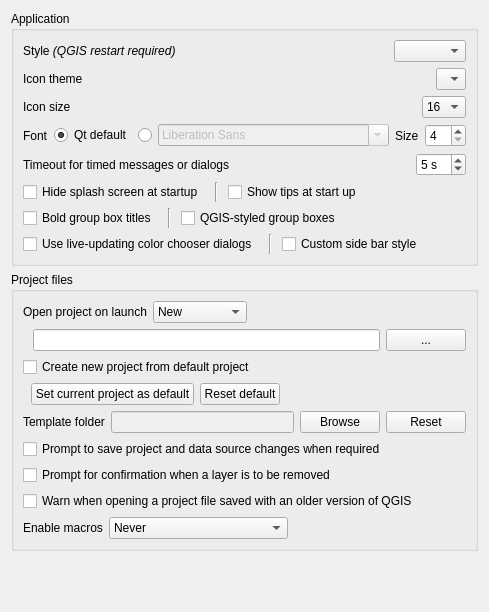
             <widget class="QWidget" name="mOptionsScrollAreaContents_01">
              <property name="geometry">
               <rect>
                <x>0</x>
                <y>0</y>
                <width>441</width>
                <height>612</height>
               </rect>
              </property>
              <layout class="QVBoxLayout" name="verticalLayout_28">
               <item>
                <widget class="QgsCollapsibleGroupBox" name="groupBox">
                 <property name="title">
                  <string>Application</string>
                 </property>
                 <layout class="QVBoxLayout" name="verticalLayout_2">
                  <item>
                   <layout class="QHBoxLayout" name="horizontalLayout_9">
                    <property name="topMargin">
                     <number>0</number>
                    </property>
                    <item>
                     <widget class="QLabel" name="label_18">
                      <property name="text">
                       <string>Style &lt;i&gt;(QGIS restart required)&lt;/i&gt;</string>
                      </property>
                     </widget>
                    </item>
                    <item>
                     <spacer name="horizontalSpacer_7">
                      <property name="orientation">
                       <enum>Qt::Horizontal</enum>
                      </property>
                      <property name="sizeHint" stdset="0">
                       <size>
                        <width>40</width>
                        <height>20</height>
                       </size>
                      </property>
                     </spacer>
                    </item>
                    <item>
                     <widget class="QComboBox" name="cmbStyle"/>
                    </item>
                   </layout>
                  </item>
                  <item>
                   <layout class="QHBoxLayout" name="horizontalLayout_3">
                    <item>
                     <widget class="QLabel" name="textLabel1_4">
                      <property name="sizePolicy">
                       <sizepolicy hsizetype="Fixed" vsizetype="Fixed">
                        <horstretch>0</horstretch>
                        <verstretch>0</verstretch>
                       </sizepolicy>
                      </property>
                      <property name="text">
                       <string>Icon theme</string>
                      </property>
                     </widget>
                    </item>
                    <item>
                     <spacer name="horizontalSpacer_2">
                      <property name="orientation">
                       <enum>Qt::Horizontal</enum>
                      </property>
                      <property name="sizeHint" stdset="0">
                       <size>
                        <width>40</width>
                        <height>20</height>
                       </size>
                      </property>
                     </spacer>
                    </item>
                    <item>
                     <widget class="QComboBox" name="cmbTheme">
                      <property name="duplicatesEnabled">
                       <bool>false</bool>
                      </property>
                      <item>
                       <property name="text">
                        <string/>
                       </property>
                      </item>
                     </widget>
                    </item>
                   </layout>
                  </item>
                  <item>
                   <layout class="QHBoxLayout" name="horizontalLayout_7">
                    <item>
                     <widget class="QLabel" name="textLabel1_5">
                      <property name="sizePolicy">
                       <sizepolicy hsizetype="Fixed" vsizetype="Fixed">
                        <horstretch>0</horstretch>
                        <verstretch>0</verstretch>
                       </sizepolicy>
                      </property>
                      <property name="text">
                       <string>Icon size</string>
                      </property>
                     </widget>
                    </item>
                    <item>
                     <spacer name="horizontalSpacer_5">
                      <property name="orientation">
                       <enum>Qt::Horizontal</enum>
                      </property>
                      <property name="sizeHint" stdset="0">
                       <size>
                        <width>40</width>
                        <height>20</height>
                       </size>
                      </property>
                     </spacer>
                    </item>
                    <item>
                     <widget class="QComboBox" name="cmbIconSize">
                      <property name="duplicatesEnabled">
                       <bool>false</bool>
                      </property>
                      <item>
                       <property name="text">
                        <string>16</string>
                       </property>
                      </item>
                      <item>
                       <property name="text">
                        <string>24</string>
                       </property>
                      </item>
                      <item>
                       <property name="text">
                        <string>32</string>
                       </property>
                      </item>
                     </widget>
                    </item>
                   </layout>
                  </item>
                  <item>
                   <layout class="QHBoxLayout" name="horizontalLayout_27">
                    <item>
                     <widget class="QLabel" name="label_43">
                      <property name="text">
                       <string>Font</string>
                      </property>
                     </widget>
                    </item>
                    <item>
                     <widget class="QRadioButton" name="mFontFamilyRadioQt">
                      <property name="sizePolicy">
                       <sizepolicy hsizetype="Maximum" vsizetype="Fixed">
                        <horstretch>0</horstretch>
                        <verstretch>0</verstretch>
                       </sizepolicy>
                      </property>
                      <property name="text">
                       <string>Qt default</string>
                      </property>
                      <property name="checked">
                       <bool>true</bool>
                      </property>
                     </widget>
                    </item>
                    <item>
                     <widget class="QRadioButton" name="mFontFamilyRadioCustom">
                      <property name="sizePolicy">
                       <sizepolicy hsizetype="Maximum" vsizetype="Fixed">
                        <horstretch>0</horstretch>
                        <verstretch>0</verstretch>
                       </sizepolicy>
                      </property>
                      <property name="text">
                       <string/>
                      </property>
                     </widget>
                    </item>
                    <item>
                     <widget class="QFontComboBox" name="mFontFamilyComboBox">
                      <property name="enabled">
                       <bool>false</bool>
                      </property>
                     </widget>
                    </item>
                    <item>
                     <widget class="QLabel" name="label_20">
                      <property name="sizePolicy">
                       <sizepolicy hsizetype="Maximum" vsizetype="Preferred">
                        <horstretch>0</horstretch>
                        <verstretch>0</verstretch>
                       </sizepolicy>
                      </property>
                      <property name="text">
                       <string>Size</string>
                      </property>
                     </widget>
                    </item>
                    <item>
                     <widget class="QSpinBox" name="spinFontSize">
                      <property name="sizePolicy">
                       <sizepolicy hsizetype="Maximum" vsizetype="Fixed">
                        <horstretch>0</horstretch>
                        <verstretch>0</verstretch>
                       </sizepolicy>
                      </property>
                      <property name="minimum">
                       <number>4</number>
                      </property>
                     </widget>
                    </item>
                   </layout>
                  </item>
                  <item>
                   <layout class="QHBoxLayout" name="horizontalLayout_28">
                    <item>
                     <widget class="QLabel" name="mMessageTimeoutLabel">
                      <property name="sizePolicy">
                       <sizepolicy hsizetype="Maximum" vsizetype="Preferred">
                        <horstretch>0</horstretch>
                        <verstretch>0</verstretch>
                       </sizepolicy>
                      </property>
                      <property name="text">
                       <string>Timeout for timed messages or dialogs</string>
                      </property>
                     </widget>
                    </item>
                    <item>
                     <spacer name="horizontalSpacer_13">
                      <property name="orientation">
                       <enum>Qt::Horizontal</enum>
                      </property>
                      <property name="sizeHint" stdset="0">
                       <size>
                        <width>40</width>
                        <height>20</height>
                       </size>
                      </property>
                     </spacer>
                    </item>
                    <item>
                     <widget class="QSpinBox" name="mMessageTimeoutSpnBx">
                      <property name="suffix">
                       <string> s</string>
                      </property>
                      <property name="minimum">
                       <number>2</number>
                      </property>
                      <property name="maximum">
                       <number>20</number>
                      </property>
                      <property name="value">
                       <number>5</number>
                      </property>
                     </widget>
                    </item>
                   </layout>
                  </item>
                  <item>
                   <layout class="QHBoxLayout" name="horizontalLayout_29">
                    <item>
                     <widget class="QCheckBox" name="cbxHideSplash">
                      <property name="sizePolicy">
                       <sizepolicy hsizetype="Maximum" vsizetype="Fixed">
                        <horstretch>0</horstretch>
                        <verstretch>0</verstretch>
                       </sizepolicy>
                      </property>
                      <property name="text">
                       <string>Hide splash screen at startup</string>
                      </property>
                     </widget>
                    </item>
                    <item>
                     <widget class="Line" name="line_3">
                      <property name="minimumSize">
                       <size>
                        <width>12</width>
                        <height>0</height>
                       </size>
                      </property>
                      <property name="orientation">
                       <enum>Qt::Vertical</enum>
                      </property>
                     </widget>
                    </item>
                    <item>
                     <widget class="QCheckBox" name="cbxShowTips">
                      <property name="text">
                       <string>Show tips at start up</string>
                      </property>
                     </widget>
                    </item>
                   </layout>
                  </item>
                  <item>
                   <layout class="QHBoxLayout" name="horizontalLayout_30">
                    <item>
                     <widget class="QCheckBox" name="mBoldGroupBoxTitleChkBx">
                      <property name="sizePolicy">
                       <sizepolicy hsizetype="Maximum" vsizetype="Fixed">
                        <horstretch>0</horstretch>
                        <verstretch>0</verstretch>
                       </sizepolicy>
                      </property>
                      <property name="text">
                       <string>Bold group box titles</string>
                      </property>
                     </widget>
                    </item>
                    <item>
                     <widget class="Line" name="line_2">
                      <property name="minimumSize">
                       <size>
                        <width>12</width>
                        <height>0</height>
                       </size>
                      </property>
                      <property name="orientation">
                       <enum>Qt::Vertical</enum>
                      </property>
                     </widget>
                    </item>
                    <item>
                     <widget class="QCheckBox" name="mCustomGroupBoxChkBx">
                      <property name="text">
                       <string>QGIS-styled group boxes</string>
                      </property>
                     </widget>
                    </item>
                   </layout>
                  </item>
                  <item>
                   <layout class="QHBoxLayout" name="horizontalLayout_31">
                    <item>
                     <widget class="QCheckBox" name="mLiveColorDialogsChkBx">
                      <property name="text">
                       <string>Use live-updating color chooser dialogs</string>
                      </property>
                     </widget>
                    </item>
                    <item>
                     <widget class="Line" name="line_5">
                      <property name="minimumSize">
                       <size>
                        <width>12</width>
                        <height>0</height>
                       </size>
                      </property>
                      <property name="orientation">
                       <enum>Qt::Vertical</enum>
                      </property>
                     </widget>
                    </item>
                    <item>
                     <widget class="QCheckBox" name="mCustomSideBarSide">
                      <property name="text">
                       <string>Custom side bar style</string>
                      </property>
                     </widget>
                    </item>
                   </layout>
                  </item>
                 </layout>
                </widget>
               </item>
               <item>
                <widget class="QgsCollapsibleGroupBox" name="groupBox_11">
                 <property name="title">
                  <string>Project files</string>
                 </property>
                 <layout class="QVBoxLayout">
                  <item>
                   <layout class="QGridLayout" name="gridLayout_4">
                    <item row="0" column="2" colspan="2">
                     <widget class="QComboBox" name="mProjectOnLaunchCmbBx">
                      <property name="sizePolicy">
                       <sizepolicy hsizetype="Maximum" vsizetype="Fixed">
                        <horstretch>0</horstretch>
                        <verstretch>0</verstretch>
                       </sizepolicy>
                      </property>
                      <item>
                       <property name="text">
                        <string>New</string>
                       </property>
                      </item>
                      <item>
                       <property name="text">
                        <string>Most recent</string>
                       </property>
                      </item>
                      <item>
                       <property name="text">
                        <string>Specific</string>
                       </property>
                      </item>
                     </widget>
                    </item>
                    <item row="1" column="5">
                     <widget class="QPushButton" name="mProjectOnLaunchPushBtn">
                      <property name="sizePolicy">
                       <sizepolicy hsizetype="Maximum" vsizetype="Fixed">
                        <horstretch>0</horstretch>
                        <verstretch>0</verstretch>
                       </sizepolicy>
                      </property>
                      <property name="text">
                       <string>...</string>
                      </property>
                     </widget>
                    </item>
                    <item row="1" column="0">
                     <spacer name="horizontalSpacer_35">
                      <property name="orientation">
                       <enum>Qt::Horizontal</enum>
                      </property>
                      <property name="sizeType">
                       <enum>QSizePolicy::Fixed</enum>
                      </property>
                      <property name="sizeHint" stdset="0">
                       <size>
                        <width>4</width>
                        <height>20</height>
                       </size>
                      </property>
                     </spacer>
                    </item>
                    <item row="0" column="4">
                     <spacer name="horizontalSpacer_36">
                      <property name="orientation">
                       <enum>Qt::Horizontal</enum>
                      </property>
                      <property name="sizeHint" stdset="0">
                       <size>
                        <width>40</width>
                        <height>20</height>
                       </size>
                      </property>
                     </spacer>
                    </item>
                    <item row="1" column="1" colspan="4">
                     <widget class="QLineEdit" name="mProjectOnLaunchLineEdit">
                      <property name="sizePolicy">
                       <sizepolicy hsizetype="Expanding" vsizetype="Fixed">
                        <horstretch>0</horstretch>
                        <verstretch>0</verstretch>
                       </sizepolicy>
                      </property>
                     </widget>
                    </item>
                    <item row="0" column="0" colspan="2">
                     <widget class="QLabel" name="label_54">
                      <property name="sizePolicy">
                       <sizepolicy hsizetype="Maximum" vsizetype="Preferred">
                        <horstretch>0</horstretch>
                        <verstretch>0</verstretch>
                       </sizepolicy>
                      </property>
                      <property name="text">
                       <string>Open project on launch</string>
                      </property>
                     </widget>
                    </item>
                   </layout>
                  </item>
                  <item>
                   <widget class="QCheckBox" name="cbxProjectDefaultNew">
                    <property name="text">
                     <string>Create new project from default project</string>
                    </property>
                   </widget>
                  </item>
                  <item>
                   <layout class="QHBoxLayout" name="horizontalLayout_16">
                    <item>
                     <spacer name="horizontalSpacer_22">
                      <property name="orientation">
                       <enum>Qt::Horizontal</enum>
                      </property>
                      <property name="sizeType">
                       <enum>QSizePolicy::Fixed</enum>
                      </property>
                      <property name="sizeHint" stdset="0">
                       <size>
                        <width>8</width>
                        <height>20</height>
                       </size>
                      </property>
                     </spacer>
                    </item>
                    <item>
                     <widget class="QPushButton" name="pbnProjectDefaultSetCurrent">
                      <property name="text">
                       <string>Set current project as default</string>
                      </property>
                     </widget>
                    </item>
                    <item>
                     <widget class="QPushButton" name="pbnProjectDefaultReset">
                      <property name="text">
                       <string>Reset default</string>
                      </property>
                     </widget>
                    </item>
                    <item>
                     <spacer name="horizontalSpacer_9">
                      <property name="orientation">
                       <enum>Qt::Horizontal</enum>
                      </property>
                      <property name="sizeHint" stdset="0">
                       <size>
                        <width>40</width>
                        <height>20</height>
                       </size>
                      </property>
                     </spacer>
                    </item>
                   </layout>
                  </item>
                  <item>
                   <layout class="QHBoxLayout" name="horizontalLayout_15">
                    <item>
                     <widget class="QLabel" name="label_31">
                      <property name="text">
                       <string>Template folder</string>
                      </property>
                     </widget>
                    </item>
                    <item>
                     <widget class="QLineEdit" name="leTemplateFolder">
                      <property name="enabled">
                       <bool>false</bool>
                      </property>
                     </widget>
                    </item>
                    <item>
                     <widget class="QPushButton" name="pbnTemplateFolderBrowse">
                      <property name="text">
                       <string>Browse</string>
                      </property>
                     </widget>
                    </item>
                    <item>
                     <widget class="QPushButton" name="pbnTemplateFolderReset">
                      <property name="text">
                       <string>Reset</string>
                      </property>
                     </widget>
                    </item>
                   </layout>
                  </item>
                  <item>
                   <widget class="QCheckBox" name="chbAskToSaveProjectChanges">
                    <property name="text">
                     <string>Prompt to save project and data source changes when required</string>
                    </property>
                   </widget>
                  </item>
                  <item>
                   <widget class="QCheckBox" name="mLayerDeleteConfirmationChkBx">
                    <property name="text">
                     <string>Prompt for confirmation when a layer is to be removed</string>
                    </property>
                   </widget>
                  </item>
                  <item>
                   <widget class="QCheckBox" name="chbWarnOldProjectVersion">
                    <property name="text">
                     <string>Warn when opening a project file saved with an older version of QGIS</string>
                    </property>
                   </widget>
                  </item>
                  <item>
                   <layout class="QHBoxLayout" name="horizontalLayout_21">
                    <item>
                     <widget class="QLabel" name="label_33">
                      <property name="text">
                       <string>Enable macros</string>
                      </property>
                     </widget>
                    </item>
                    <item>
                     <widget class="QComboBox" name="cmbEnableMacros">
                      <property name="currentIndex">
                       <number>0</number>
                      </property>
                      <property name="sizeAdjustPolicy">
                       <enum>QComboBox::AdjustToContents</enum>
                      </property>
                      <item>
                       <property name="text">
                        <string>Never</string>
                       </property>
                      </item>
                      <item>
                       <property name="text">
                        <string>Ask</string>
                       </property>
                      </item>
                      <item>
                       <property name="text">
                        <string>For this session only</string>
                       </property>
                      </item>
                      <item>
                       <property name="text">
                        <string>Always (not recommended)</string>
                       </property>
                      </item>
                     </widget>
                    </item>
                    <item>
                     <spacer name="horizontalSpacer_17">
                      <property name="orientation">
                       <enum>Qt::Horizontal</enum>
                      </property>
                      <property name="sizeHint" stdset="0">
                       <size>
                        <width>40</width>
                        <height>20</height>
                       </size>
                      </property>
                     </spacer>
                    </item>
                   </layout>
                  </item>
                 </layout>
                </widget>
               </item>
               <item>
                <spacer name="verticalSpacer_5">
                 <property name="orientation">
                  <enum>Qt::Vertical</enum>
                 </property>
                 <property name="sizeHint" stdset="0">
                  <size>
                   <width>20</width>
                   <height>40</height>
                  </size>
                 </property>
                </spacer>
               </item>
              </layout>
             </widget>
